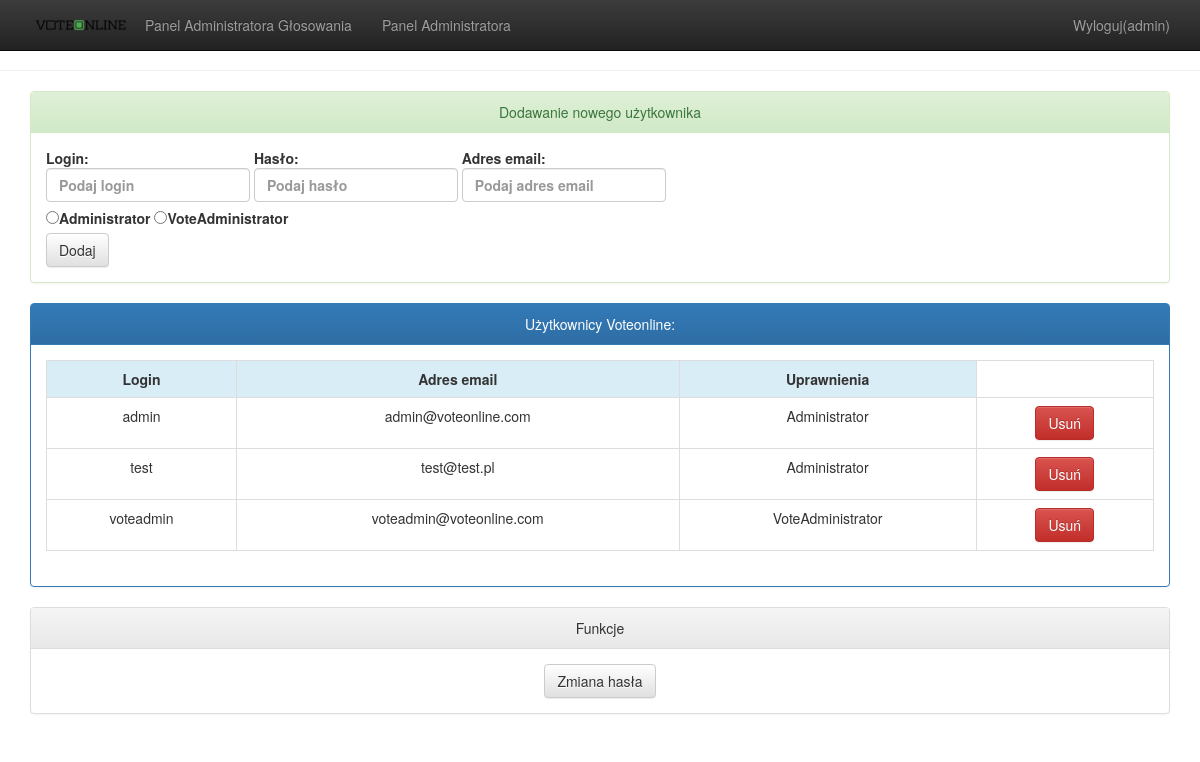
Page /admin/ (signed in) on the committed database.
### tables this page shows
CREATE TABLE IF NOT EXISTS `userrole` (
  `userid` int(11) NOT NULL,
  `roleid` varchar(64) NOT NULL
);

CREATE TABLE IF NOT EXISTS `users` (
  `id`  int(11) NOT NULL, 
  `login` varchar(64) NOT NULL,
  `password` char(32) NOT NULL,
  `email` varchar(255) NOT NULL
);

### admin/index.php (called while the page is built, shortened)
<?php
include $_SERVER['DOCUMENT_ROOT'] . '/include/db.inc.php';
try {
    $sql = 'SELECT id FROM role';
    $result = $pdo->query($sql);
} catch (PDOException $e) {
    $error = 'Błąd przy pobieraniu wariantów: ' . $e->getMessage();
    include 'error.html.php';
    exit();
}
foreach ($result as $row) {
    $roles[] = array(
        'id' => $row['id'],
    );
}
try {
    $result = $pdo->query('SELECT login, email, roleid FROM users INNER JOIN userrole ON userid = users.id ');
} catch (PDOException $e) {
    $error = 'Błąd bazy danych w trakcie pobierania listy użytkowników!';
    include '../error.html.php';
    exit();
}
foreach ($result as $row) {
    $users[] = array('login' => $row['login'], 'email' => $row['email'], 'roleid' => $row['roleid']);
}
include 'admin.html.php';

### include/helpers.inc.php (the view, shortened to what this page needs)
<?php
function html($text)
{
  return htmlspecialchars($text, ENT_QUOTES, 'UTF-8');
}
function htmlout($text)
{
  echo html($text);
}

### admin/admin.html.php (shortened to what this page needs)
<?php include_once $_SERVER['DOCUMENT_ROOT'] .
    '/include/helpers.inc.php'; ?>
<!DOCTYPE html>
<html lang="pl">
<head>
    <link rel="stylesheet" href="/voteonline/css/bootstrap.css">
    <link rel="stylesheet" href="/voteonline/css/bootstrap-theme.css">
</head>
<body>
    <nav class="navbar navbar-inverse navbar-fixed-top" role="navigation">
        <div class="container">
            <div class="navbar-header">
                <a href="/voteonline/"><img src="/voteonline/VO_1.png" class="navlogo"></a>
            </div>
          <div class="collapse navbar-collapse">
              <ul class="nav navbar-nav" >
                    <li><a href="/voteonline/voteadmin/">Panel Administratora Głosowania</a></li>
                    <li><a href="/voteonline/admin/">Panel Administratora</a></li>
                </ul>
                <ul class="nav navbar-nav navbar-right">
                    <li><a href="" data-toggle="modal" data-target="#myModal"><?php htmlout($loginstate) ?></a></li>
                </ul>
            </div>
        </div>
    </nav>
    <hr/>
    <div class="container">
        <div class="row">
            <form action="" method="post">
            <div class="col-xs-12 col-sm-12 col-md-12 col-lg-12">
                <div class="panel panel-success">
                    <div class="panel-heading text-center">Dodawanie nowego użytkownika</div>
                    <div class="panel-body">
                    <div><label for="userlogin">Login: <input type="text" class="form-control" name="userlogin"
                                                              id="userlogin" placeholder="Podaj login" required></label>
                    <label for="userpassword">Hasło: <input type="password" class="form-control" name="userpassword"
                                                            id="userpassword" placeholder="Podaj hasło" required></label>
                    <label for="useremail">Adres email: <input type="email" class="form-control" name="useremail"
                                                               id="useremail" placeholder="Podaj adres email"required></label>
                    </div>
                    <div>
                        <?php foreach ($roles as $role): ?>
                        <label><hn title="Rola jaką ma posiadać dodawany użytkownik"><input type="radio" name="role"
                            id="<?php htmlout($role['id']); ?>" value="<?php htmlout($role['id']); ?>" required><?php htmlout($role['id']); ?></hn></label>
                        <?php endforeach; ?>
                    </div>
                        <input type="submit" class="btn btn-default" name="adduser" value="Dodaj">
                    </div>
                </div>
            </div>
            </form>
        </div>
        <div class="row hidden-sm hidden-xs">
            <div class="col-xs-12 col-sm-12 col-md-12 col-lg-12">
                <div class="panel panel-primary">
                    <div class="panel-heading text-center">Użytkownicy Voteonline:</div>
                    <div class="panel-body">
                        <table class="table table-bordered table-responsive text-center">
                            <tr class="info"><td><b>Login</b></td><td><strong>Adres email</strong></td><td><strong>Uprawnienia</strong></td></tr>
                                <?php foreach ($users as $user): ?>
                                <form action="" method="post">
                                    <tr><td></td><td></td><td></td><td><input type="submit" class="btn btn-danger"name="action" value="Usuń"></td></tr></form>
                                <?php endforeach; ?>
                        </table>
                    </div>
                </div>
            </div>
        </div>
        <div class="row">
            <div class="col-xs-12 col-sm-12 col-md-12 col-lg-12">
                <form action="" method="post">
                <div class="panel panel-default">
                    <div class="panel-heading text-center">Funkcje</div>
                    <div class="panel-body text-center">
                        <button class="btn btn-default" name="action" value="editpass">Zmiana hasła</button>
                    </div>
                </div>
                </form>
            </div>
        </div>
      </div>
</body>
</html>

### admin/admin.html.php (style rules this page uses)
body { padding-top:50px; }
.navlogo { width: 100px; height: 50px; }

### rows in the picture
userrole: userid.login "admin admin@voteonline.com Administrator"
userrole: userid.login "test test@test.pl Administrator"
userrole: userid.login "voteadmin voteadmin@voteonline.com VoteAdministrator"

### other values in the picture
html($text) "Wyloguj(admin)"
html($text) "Administrator"
html($text) "VoteAdministrator"
